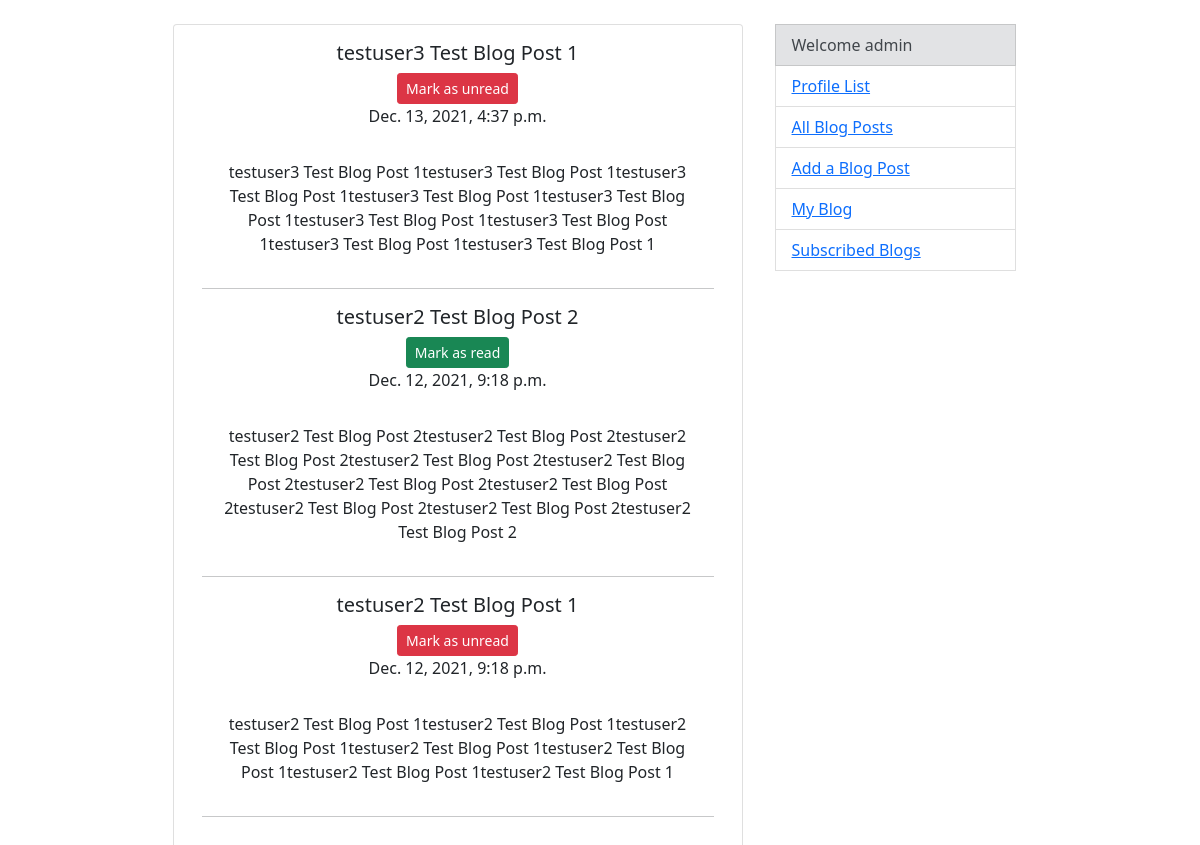
Before: /blogs/subscribed-blog-posts (signed in) with the older database file.
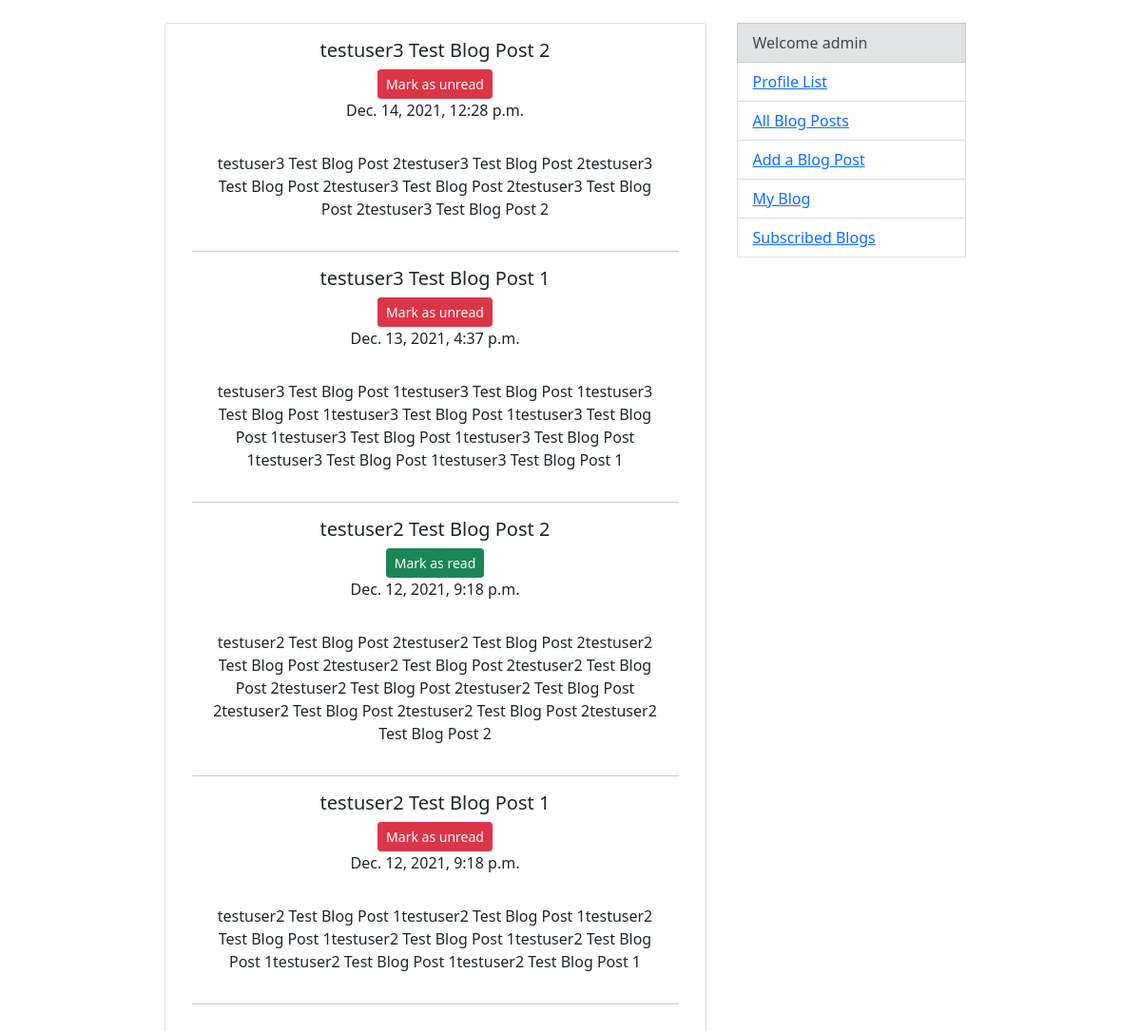
After: the same page with the newer database file.
### blogs/models.py (models this page shows, shortened)
class BlogPost(models.Model):
    author = models.ForeignKey(Profile, on_delete=models.CASCADE)
    post_title = models.CharField("Post Title", max_length=150, unique=True)
    post_content = models.TextField("Content")
    created = models.DateTimeField(auto_now_add=True)
    class Meta:
        ordering = ("-created",)

### blogs/views.py (the view)
# urls.py: path('subscribed-blog-posts', SubcribedBlogsListView.as_view(), name='subscribed-blogs'),
class SubcribedBlogsListView(ListView):
    model = BlogPost
    template_name = 'blogs/subcribed_blogs.html'
    context_object_name = "posts"
    def get_context_data(self, **kwargs):
        context = super().get_context_data(**kwargs)
        profile = Profile.objects.get(user=self.request.user)
        users = [user for user in profile.subscribed.all()]
        posts = []
        for u in users:
            p = Profile.objects.get(user=u)
            p_posts = p.blogpost_set.all()
            posts.append(p_posts)
            unpack = sorted(chain(*posts), reverse=True, key=lambda obj: obj.created)
            context["posts"] = unpack
        readed = profile.readed.all()
        context["readed"] = readed
        return context

### blogs/templates/blogs/subcribed_blogs.html (shortened to what this page needs)
{% extends 'base.html' %}
{% block content %}
    {% for post in posts %}
        <h5 class="card-title">{{ post.post_title }}</h5>
        {% if post in readed %}
            <form action="{% url "blogs:mark_as_read" %}" method="POST">
                <button type="submit" class="btn btn-danger btn-sm">Mark as unread</button>
            </form>
        {% else %}
            <form action="{% url "blogs:mark_as_read" %}" method="POST">
                <button type="submit" class="btn btn-success btn-sm">Mark as read</button>
            </form>
        {% endif %}
        <p class="card-text">{{ post.created }}</p>
        <p class="card-body">{{ post.post_content }}</p>
        <hr>
    {% endfor %}
{% endblock %}

Changed rows visible on the page:
added BlogPost: post_title "testuser3 Test Blog Post 2", created "Dec. 14, 2021, 12:28 p.m.", post_content "testuser3 Test Blog Post 2testuser3 Test Blog Post 2testuser3 Test Blog Post 2testuser3 Test Blog Post 2testuser3 Test Blog Post 2testuser3 Test Blog Post 2"
